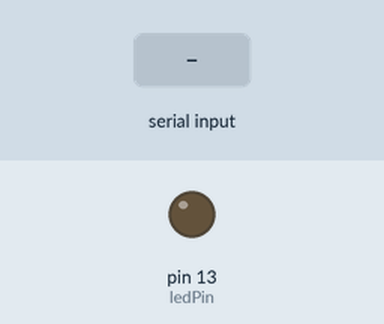
Recording of a sketch running on a simulated Arduino Uno, built with avr-gcc and run on an emulated ATmega328P. Shown: output pins drawn as LEDs (lit = HIGH). The test bench sets the inputs (shaded band).

Above: at 1.2 s.
1.3 s: "ON\n" received over Serial
At 2.4 s:
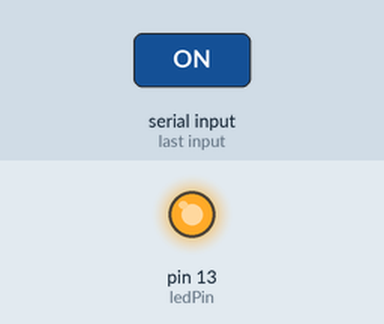
2.8 s: "OFF\n" received over Serial
At 3.6 s:
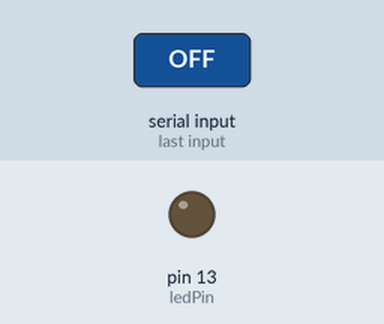
Timing chart, 0 to 5.8 s (numbered marks = the images above; inputs shaded):
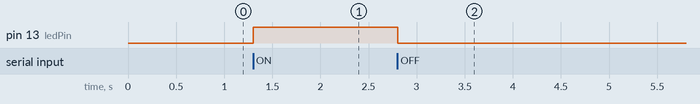

The sketch:

arduino.ino
```cpp
int ledPin = 13;  // Pin 13 is connected to the built-in LED
String command;

void setup() {
  pinMode(ledPin, OUTPUT);
  Serial.begin(9600);  // Begin serial communication
}

void loop() {
  if (Serial.available()) {
    command = Serial.readStringUntil('\n');  // Read the incoming command

    if (command == "ON") {
      digitalWrite(ledPin, HIGH);  // Turn LED on
    }
    else if (command == "OFF") {
      digitalWrite(ledPin, LOW);  // Turn LED off
    }
  }
}
```

Measured:
- after the input at 1.3 s, pin 13 (ledPin): LOW → HIGH at once
- after the input at 2.8 s, pin 13 (ledPin): HIGH → LOW at once
